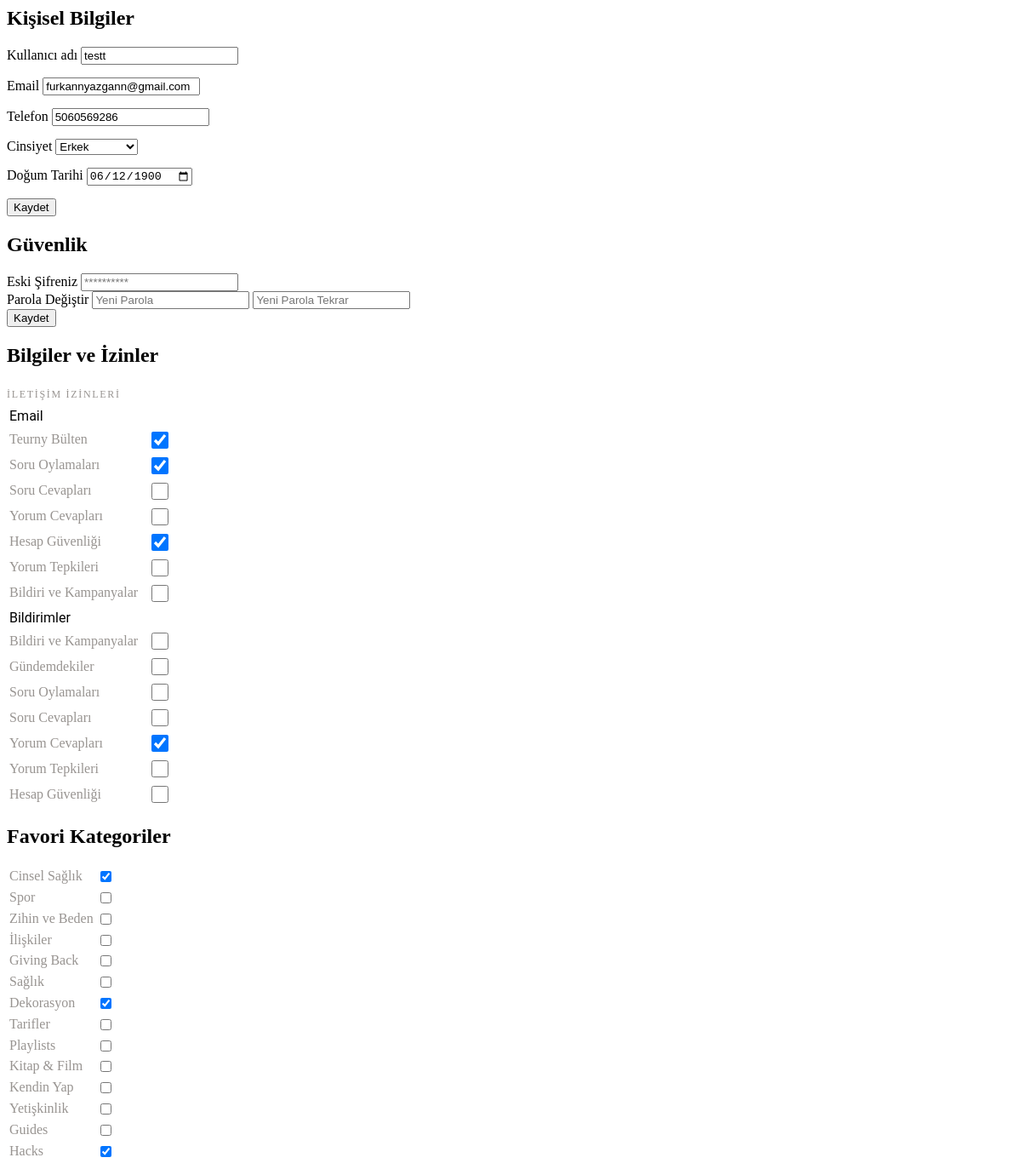
/profil/template-parts/settings.html (signed in), run on an earlier commit of the app's database.
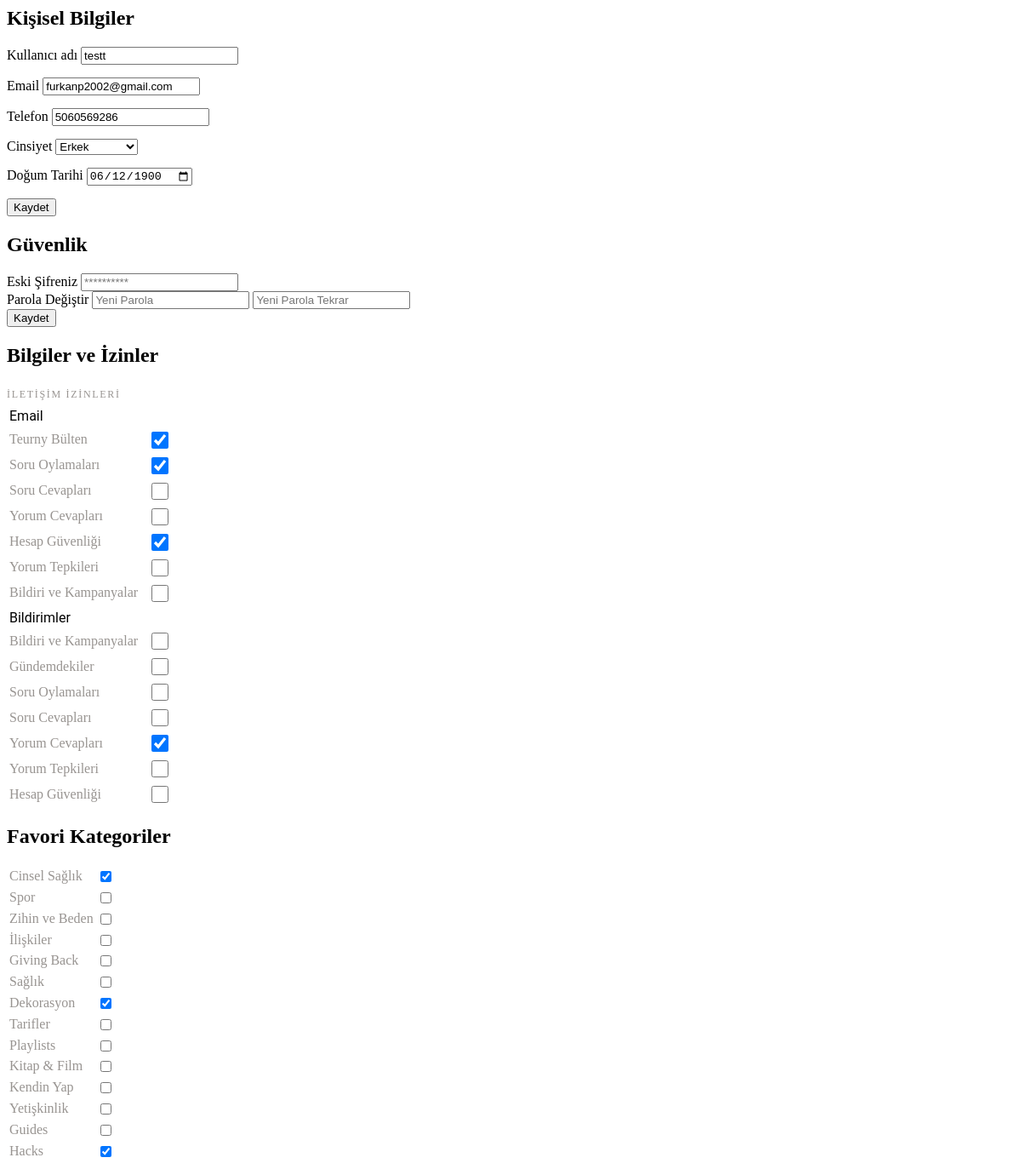
And on a later commit of the database.
### tuerny_app/models.py (models this page shows, shortened)
class CustomUser(AbstractUser):
    email = models.EmailField(unique=True)
    phone = models.CharField(max_length=15, unique=True, null=True, blank=True)
    birth_date = models.DateField(null=True, blank=True)
    gender = models.CharField(
        max_length=10,
        choices=[('Male', 'Erkek'), ('Female', 'Kadın'), ('Other', 'Diğer')],
        null=True,
        blank=True
    )
    REQUIRED_FIELDS = ['email', 'phone', 'birth_date', 'gender']  # Varsayılan alanlara ek olarak zorunlu alanlar
    USERNAME_FIELD = 'username'  # Kullanıcı adı olarak username kullanılacak

### tuerny_app/views.py (the view)
# urls.py: path("profil/template-parts/settings.html", views.settings, name="settings"),
def settings(request):
    user_settings, created = UserSettings.objects.get_or_create(user=request.user)
    return render(request, "tuerny_app/settings.html", {"user_settings": user_settings})

### tuerny_app/context_processors.py (called while the page is built)
def categories_context(request):
    categories = MainCategory.objects.all()
    subcategories = SubCategory.objects.all()
    blogs = Blog.objects.all()
    return {
        'categories': categories,
        'subcategories': subcategories,
        'blog': blogs
    }

### tuerny_app/templates/tuerny_app/settings.html (shortened to what the changed rows need)
<div class="row justify-content-center">
  <div class="col-12 col-xl-6">
    <div class="py-4">
      <div class="accordion accordion-flush" id="accordionFlushExample">
        <div class="accordion-item">
          <h2 class="accordion-header" id="flush-headingOne">
            <div
              class="accordion-button collapsed"
              type="button"
              data-bs-toggle="collapse"
              data-bs-target="#flush-collapseOne"
              aria-expanded="false"
              aria-controls="flush-collapseOne"
            >
              Kişisel Bilgiler
            </div>
          </h2>
          <div
            id="flush-collapseOne"
            class="accordion-collapse collapse"
            aria-labelledby="flush-headingOne"
            data-bs-parent="#accordionFlushExample"
          >
            <div class="accordion-body">
              <div class="d-flex flex-column gap-3">
                <form method="POST" id="update-profile-form" class="ajaxFormFalse">
                  <div class="d-flex flex-column gap-2" style="margin-bottom: 15px">
                      <label for="username" class="teurny-label">Kullanıcı adı</label>
                      <input type="text" name="user_name" placeholder="@isim"
                             value="{{ user.username }}" class="teurny-input vRequired" />
                  </div>
                  <div class="d-flex flex-column gap-2" style="margin-bottom: 15px">
                      <label for="mail" class="teurny-label">Email</label>
                      <input type="text" name="mail" placeholder="isim@gmail.com"
                             value="{{ user.email }}" class="teurny-input vRequired" />
                  </div>
                  <div class="d-flex flex-column gap-2" style="margin-bottom: 15px">
                      <label for="phone" class="teurny-label">Telefon</label>
                      <input type="tel" name="phone" id="phone" placeholder="0530 000 000 00"
                             value="{{ user.phone }}" class="teurny-input vRequired" />
                  </div>
                  <div class="d-flex flex-column gap-2" style="margin-bottom: 15px">
                      <label for="gender" class="teurny-label">Cinsiyet</label>
                      <select name="gender" class="teurny-input teurny-text-mid vRequired">
                          <option value="Male" {% if user.gender == "Male" %}selected{% endif %}>Erkek</option>
                      </select>
                  </div>
                  <div class="d-flex flex-column gap-2" style="margin-bottom: 15px">
                      <label for="birth_date" class="teurny-label">Doğum Tarihi</label>
                      <input type="date" name="birth_date" placeholder="@isim"
                             value="{{ user.birth_date|date:'Y-m-d' }}" class="teurny-input teurny-text-mid vRequired" />
                  </div>
              </form>
              </div>
            </div>
          </div>
        </div>
        <div class="accordion-item">
          <h2 class="accordion-header" id="flush-headingTwo">
            <div
              class="accordion-button collapsed"
              type="button"
              data-bs-toggle="collapse"
              data-bs-target="#flush-collapseTwo"
              aria-expanded="false"
              aria-controls="flush-collapseTwo"
            >
              Güvenlik
            </div>
          </h2>
        </div>
        <div class="accordion-item">
          <h2 class="accordion-header" id="flush-headingThree">
            <div
              class="accordion-button collapsed"
              type="button"
              data-bs-toggle="collapse"
              data-bs-target="#flush-collapseThree"
              aria-expanded="false"
              aria-controls="flush-collapseThree"
            >
              Bilgiler ve İzinler
            </div>
          </h2>
          <div
            id="flush-collapseThree"
            class="accordion-collapse collapse"
            aria-labelledby="flush-headingThree"
            data-bs-parent="#accordionFlushExample"
          >
            <div class="accordion-body">
              <div class="d-flex flex-column gap-4">
                <table class="table">
                  <thead>
                      <tr>
                          <th style="font-family: Roboto; font-size: 16px; font-weight: 400; line-height: 20.8px; text-align: left;">
                              Email
                          </th>
                          <th style="text-align: right"></th>
                      </tr>
                  </thead>
              </table>
                <table class="table">
                  <thead>
                      <tr>
                          <th style="font-family: Roboto; font-size: 16px; font-weight: 400; line-height: 20.8px; text-align: left;">
                              Bildirimler
                          </th>
                          <th style="text-align: right"></th>
                      </tr>
                  </thead>
              </table>
              </div>
            </div>
          </div>
        </div>
        <div class="accordion-item">
          <h2 class="accordion-header" id="flush-headingFour">
            <div
              class="accordion-button collapsed"
              type="button"
              data-bs-toggle="collapse"
              data-bs-target="#flush-collapseFour"
              aria-expanded="false"
              aria-controls="flush-collapseFour"
            >
              Favori Kategoriler
            </div>
          </h2>
        </div>
      </div>
    </div>
  </div>
</div>

What changed in the data, as far as the page shows it:
changed CustomUser "testt": mail "furkannyazgann@gmail.com" → "furkanp2002@gmail.com"
